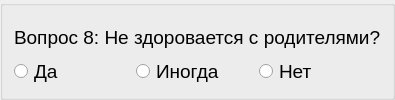
          <widget class="QGroupBox" name="block2_item08">
           <layout class="QVBoxLayout" name="verticalLayout_25">
            <property name="spacing">
             <number>0</number>
            </property>
            <item>
             <widget class="QLabel" name="label_32">
              <property name="font">
               <font>
                <pointsize>14</pointsize>
               </font>
              </property>
              <property name="text">
               <string>Вопрос 8: Не здоровается с родителями?</string>
              </property>
              <property name="alignment">
               <set>Qt::AlignLeading|Qt::AlignLeft|Qt::AlignVCenter</set>
              </property>
             </widget>
            </item>
            <item>
             <layout class="QHBoxLayout" name="_25">
              <property name="spacing">
               <number>0</number>
              </property>
              <item>
               <widget class="QRadioButton" name="radioButton_73">
                <property name="font">
                 <font>
                  <pointsize>14</pointsize>
                 </font>
                </property>
                <property name="text">
                 <string>Да</string>
                </property>
               </widget>
              </item>
              <item>
               <widget class="QRadioButton" name="radioButton_74">
                <property name="font">
                 <font>
                  <pointsize>14</pointsize>
                 </font>
                </property>
                <property name="text">
                 <string>Иногда</string>
                </property>
               </widget>
              </item>
              <item>
               <widget class="QRadioButton" name="radioButton_75">
                <property name="font">
                 <font>
                  <pointsize>14</pointsize>
                 </font>
                </property>
                <property name="text">
                 <string>Нет</string>
                </property>
               </widget>
              </item>
             </layout>
            </item>
           </layout>
          </widget>
